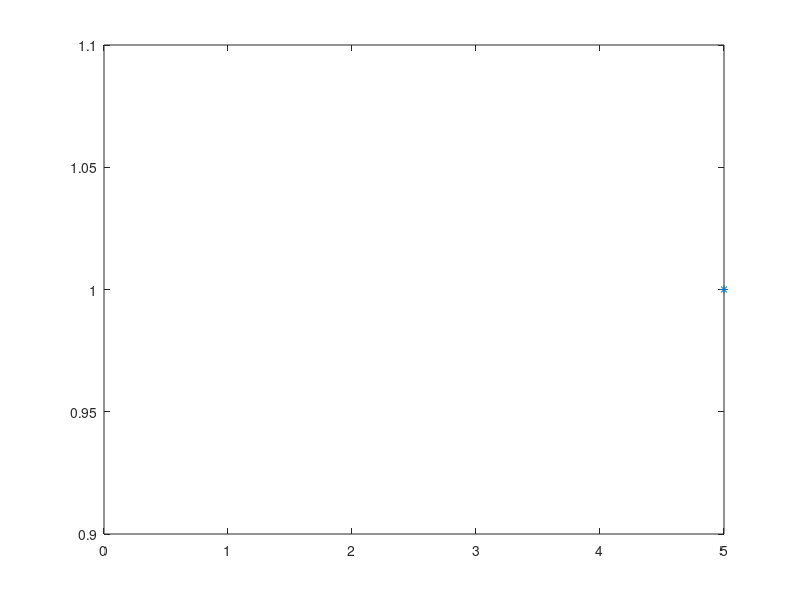

Write MATLAB code to recreate this figure.
N = input("Please enter the number of simulations: ")
p = input("Please enter the probability which is (between 0 and 1) : ")
n = input("Input the number of trials : ")

U = rand(n, N); #a 5x20 matrix, each cell having between 0 and 1 ( 5 trials per each simulation)
X = sum(U < p) #X is a vector, where each cell represents how many elements from a column were LOWER than p

k = 0:n; #vector from 0 to n
p_k = binopdf(k, n, p); #the binopdf for k elements in n trials with probability p(probability that exactly k events are successful)
U_X = unique(X) #gets only the unique elements from a vector, ascendingly

n_X = hist(X, length(U_X))
rel_freq = n_X / N;
clf
plot(U_X, rel_freq, '*', k, p_k, 'ro')
#plot 2 graphs : first has U_X on x-axis which is the unique number of binos(the higher probability the higher the numbers)
#and on the y-axis rel_freq which is the ratio between the frequency of X elementds and the total number of simulations(columns)
